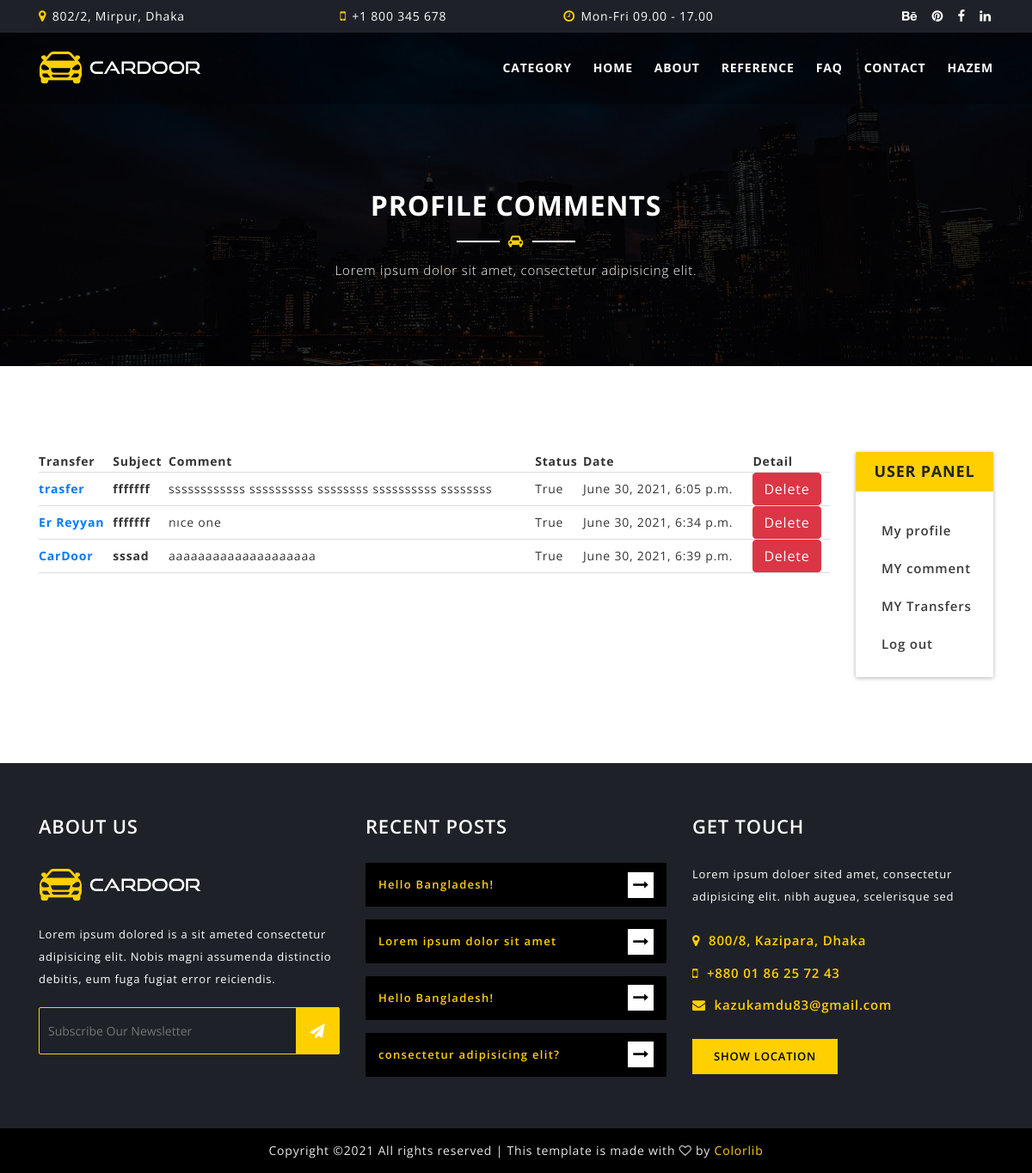
/user/comments/ (signed in), run on the app's committed database.
### transfer/models.py (models this page shows, shortened)
class Comment(models.Model):
    STATUS = (
        ('New', 'New'),
        ('True', 'True'),
        ('False', 'False'),
    )
    transfer = models.ForeignKey(Transfer, on_delete=models.CASCADE)
    user = models.ForeignKey(User, on_delete=models.CASCADE)
    subject = models.CharField(max_length=50, blank=True)
    comment = models.TextField(max_length=200, blank=True)
    status = models.CharField(max_length=10, choices=STATUS, default='New')
    ip = models.CharField(blank=True, max_length=20)
    create_at = models.DateTimeField(auto_now_add=True)
    update_at = models.DateTimeField(auto_now=True)

class Transfer(models.Model):
    STATUS = (
        ('True', 'True'),
        ('False', 'False'),
    )
    LOCATION = (
        ('Address', 'Address'),
        ('Hotel', 'Hotel'),
    )
    BAGGAGE = (
        ('YES', 'YES'),
        ('NO', 'NO')
    )
    category = models.ForeignKey(Category, on_delete=models.CASCADE)
    title = models.CharField(max_length=150)
    keywords = models.CharField(max_length=255)
    description = models.CharField(max_length=255)
    image = models.ImageField(null=True, upload_to='images/', default='images/default.jpg')
    airport = models.CharField(max_length=50)
    seat = models.IntegerField()
    shuttle = models.CharField(max_length=50)
    price = models.FloatField()
    detail = RichTextUploadingField()
    slug = models.SlugField(null=False, unique=True)
    status = models.CharField(max_length=30, choices=STATUS)
    create_at = models.DateTimeField(auto_now_add=True)
    update_at = models.DateTimeField(auto_now=True)
    def image_tag(self):
        return mark_safe('<img src="{}" height="50"/>'.format(self.image.url))
    image_tag.short_description = 'Image'

### user/views.py (the view)
# urls.py: path('comments/', views.comments, name='comments'),
@login_required(login_url='/login')
def comments(request):
    category = Category.objects.all()
    current_user = request.user
    comments = Comment.objects.filter(user_id=current_user.id)
    context = {
        'category': category,
        'comments': comments
    }
    return render(request, 'user_comments.html', context)

### user/templates/user_comments.html (shortened to what this page needs)
{% extends "homebase.html" %}
{% block body %}
<section id="page-title-area" class="section-padding overlay">
        <div class="container">
            <div class="row">
                <div class="col-lg-12">
                    <div class="section-title  text-center">
                        <h2>profile Comments</h2>
                        <span class="title-line"><i class="fa fa-car"></i></span>
                        <p>Lorem ipsum dolor sit amet, consectetur adipisicing elit.</p>
                    </div>
                </div>
            </div>
        </div>
    </section>
    <section id="car-list-area" class="section-padding">
        <div class="container">
            <div class="row">
                <div class="col-lg-10">
                    <table style="border-collapse: collapse;width:100%">
                        <tr >
                            <th style="border-bottom: 1px solid #ddd">Transfer</th>
                            <th style="border-bottom: 1px solid #ddd">Subject</th>
                            <th style="border-bottom: 1px solid #ddd"> Comment</th>
                            <th style="border-bottom: 1px solid #ddd"> Status</th>
                            <th style="border-bottom: 1px solid #ddd">Date</th>
                            <th style="border-bottom: 1px solid #ddd">Detail</th>
                        </tr>
                        {% for rs in comments %}
                        <tr>
                            <td style="border-bottom: 1px solid #ddd">
                                <a href="/transfer/{{ rs.transfer_id }}/{{ rs.transfer.slug }}">
                                    <strong>{{ rs.transfer.title }}</strong>
                                </a>
                            </td>
                            <td style="border-bottom: 1px solid #ddd"><strong>{{ rs.subject }}</strong></td>
                            <td style="border-bottom: 1px solid #ddd">{{ rs.comment }}</td>
                            <td style="border-bottom: 1px solid #ddd">{{ rs.status }}</td>
                            <td style="border-bottom: 1px solid #ddd">{{ rs.create_at }}</td>
                            <td style="border-bottom: 1px solid #ddd"><a class="btn btn-danger" href="/user/deletecomment/{{ rs.id }}" onclick="return confirm('Will be Delete! Are you sure')"> Delete</a></td>
                        </tr>
                        {% endfor %}
                    </table>
                </div>
                <div class="col-lg-2">
                    <div class="sidebar-content-wrap m-t-50">
                        <div class="single-sidebar">
                            <h3>User Panel</h3>
                            <div class="sidebar-body">
                                <ul class="recent-tips">
                                    <li class="single-recent-tips">
                                        <div class="recent-tip-body">
                                            <h4><a href="/user">My profile</a></h4>
                                        </div>
                                    </li>
                                    <li class="single-recent-tips">
                                        <div class="recent-tip-body">
                                            <h4><a href="#">MY comment</a></h4>
                                        </div>
                                    </li>
                                    <li class="single-recent-tips">
                                        <div class="recent-tip-body">
                                            <h4><a href="#">MY Transfers</a></h4>
                                        </div>
                                    </li>
                                    <li class="single-recent-tips">
                                        <div class="recent-tip-body">
                                            <h4><a href="/logout">Log out</a></h4>
                                        </div>
                                    </li>
                                </ul>
                            </div>
                        </div>
                    </div>
                </div>
            </div>
        </div>
    </section>
{% endblock %}

### home/templates/header.html (shortened to what this page needs)
 {% load static %}
    <header id="header-area" class="fixed-top">
        <div id="header-top" class="d-none d-xl-block">
            <div class="container">
                <div class="row">
                    <div class="col-lg-3 text-left">
                        <i class="fa fa-map-marker"></i> 802/2, Mirpur, Dhaka
                    </div>
                    <div class="col-lg-3 text-center">
                        <i class="fa fa-mobile"></i> +1 800 345 678
                    </div>
                    <div class="col-lg-3 text-center">
                        <i class="fa fa-clock-o"></i> Mon-Fri 09.00 - 17.00
                    </div>
                    <div class="col-lg-3 text-right">
                        <div class="header-social-icons">
                            <a href="#"><i class="fa fa-behance"></i></a>
                            <a href="#"><i class="fa fa-pinterest"></i></a>
                            <a href="#"><i class="fa fa-facebook"></i></a>
                            <a href="#"><i class="fa fa-linkedin"></i></a>
                        </div>
                    </div>
                </div>
            </div>
        </div>
        <div id="header-bottom">
            <div class="container">
                <div class="row">
                    <div class="col-lg-4">
                        <a href="/" class="logo">
                            <img src="{% static 'img/logo.png' %}" alt="JSOFT">
                        </a>
                    </div>
                    <div class="col-lg-8  d-xl-block">
                       <nav class="mainmenu alignright">
                            <ul>
                                <li><a href="\">Category</a>
                                        {% load mptt_tags %}
                                </li>
                                <li><a href="/">Home</a></li>
                                <li><a href="/aboutus">About</a></li>
                                <li><a href="/references">Reference</a></li>
                                <li><a href="/sss">FAQ</a></li>
                                <li><a href="/contact">Contact</a></li>
                                {% if user.id is not None %}
                                <li><a href="/user">{{ user.first_name }}</a>
                                </li>
                                {% else %}
                                <li><a href="/login/">Login</a></li>
                                <li><a href="/signup/">Sign Up </a></li>
                                {% endif %}
                            </ul>
                        </nav>
                    </div>
                </div>
            </div>
        </div>
    </header>

### home/static/style.css (style rules this page uses)
.overlay { position: relative; z-index: 1; }
.overlay:after { background-color: rgba(0, 0, 0, 0.8); content: ""; left: 0; position: absolute; top: 0; height: 100%; width: 100%; z-index: -1; }
.section-padding { padding: 100px 0; }
.section-title { font-size: 15px; font-weight: 300; margin-bottom: 80px; }
.section-title h2 { margin-bottom: 10px; position: relative; text-transform: uppercase; }
.section-title p { margin-top: 10px; }
.section-title .title-line { color: #ffd000; position: relative; }
.section-title .title-line::after { background-color: #333; content: ""; height: 2px; left: -60px; position: absolute; top: 10px; width: 50px; }
.section-title .title-line::before { background-color: #333; content: ""; height: 2px; position: absolute; right: -60px; top: 10px; width: 50px; }
.overlay .section-title h2, .overlay .section-title p { color: #fff; }
.overlay .section-title .title-line::after, .overlay .section-title .title-line::before { background-color: #fff; }
#header-area, #header-area a { color: #fff; }
#header-top { background-color: #1e2228; padding: 8px 0; }
#header-top i { color: #ffd000; font-size: 15px; margin-right: 2px; }
#header-area .header-social-icons a i.fa { color: #fff; font-size: 15px; margin-left: 10px; -webkit-transition: 0.4s; transition: 0.4s; }
#header-bottom { background-color: rgba(0, 0, 0, 0.3); padding: 15px 0; -webkit-transition: all 0.4s ease 0s; transition: all 0.4s ease 0s; }
.logo { display: inline-block; }
.mainmenu ul li { float: left; position: relative; }
.mainmenu ul li a { display: block; font-weight: 700; margin-left: 25px; padding: 15px 0; text-transform: uppercase; -webkit-transition: all 0.4s ease 0s; transition: all 0.4s ease 0s; }
#header-bottom .container { position: relative; }
.slicknav_nav { background-color: #000; border-top: 1px solid #ffd000; position: absolute; top: 65px; width: 100%; }
.slicknav_nav ul, .slicknav_nav ul li a, .slicknav_nav ul li.slicknav_parent a { margin: 0; -webkit-transition: 0.4s; transition: 0.4s; text-transform: uppercase; }
html, body, #slideslow-bg, #slideslow-bg div { height: 100%; }
#page-title-area { background-image: url("img/page-title.jpg"); background-position: center center; background-size: cover; padding-top: 220px; }
#page-title-area .section-title { margin-bottom: 0; }
.single-sidebar { -webkit-box-shadow: 0 1px 5px rgba(0, 0, 0, 0.3); box-shadow: 0 1px 5px rgba(0, 0, 0, 0.3); color: #575757; font-size: 15px; margin-bottom: 30px; }
.single-sidebar h3 { background-color: #ffd000; color: #222; font-size: 18px; padding: 12px 5px; text-align: center; text-transform: uppercase; }
.single-sidebar:last-child { margin-bottom: 0; }
.sidebar-body { line-height: 2; padding: 30px 15px; }
.single-recent-tips { margin-bottom: 20px; }
.single-recent-tips:last-child { margin-bottom: 0; }
.recent-tip-thum, .recent-tip-body { display: table-cell; vertical-align: middle; }
.recent-tip-body { color: #555; font-size: 10px; font-weight: 600; padding-left: 15px; }
.recent-tip-body a { color: #3a3a3a; font-size: 15px; font-weight: 600; -webkit-transition: all 0.4s ease 0s; transition: all 0.4s ease 0s; }
.recent-tip-body h4 { line-height: 1; }

### data on the page
Comment: transfer "trasfer", subject "fffffff", comment "ssssssssssss ssssssssss ssssssss ssssssssss ssssssss", status "True", create_at "June 30, 2021, 6:05 p.m."
Comment: transfer "Er Reyyan", subject "fffffff", comment "nıce one", status "True", create_at "June 30, 2021, 6:34 p.m."
Comment: transfer "CarDoor", subject "sssad", comment "aaaaaaaaaaaaaaaaaaaa", status "True", create_at "June 30, 2021, 6:39 p.m."

### other printed values
{{ user.first_name }} "HAZEM"
